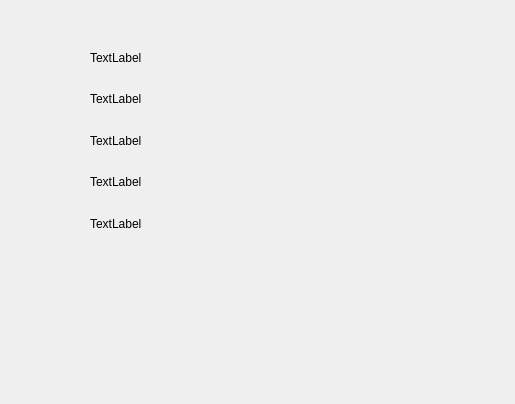
<?xml version="1.0" encoding="UTF-8"?>
<ui version="4.0">
 <class>Prayer</class>
 <widget class="QDialog" name="Prayer">
  <property name="geometry">
   <rect>
    <x>0</x>
    <y>0</y>
    <width>515</width>
    <height>404</height>
   </rect>
  </property>
  <property name="windowTitle">
   <string>Dialog</string>
  </property>
  <widget class="QPushButton" name="Back">
   <property name="geometry">
    <rect>
     <x>0</x>
     <y>0</y>
     <width>61</width>
     <height>401</height>
    </rect>
   </property>
   <property name="focusPolicy">
    <enum>Qt::NoFocus</enum>
   </property>
   <property name="contextMenuPolicy">
    <enum>Qt::NoContextMenu</enum>
   </property>
   <property name="styleSheet">
    <string notr="true">image: url(:/icons/icons/home.png);</string>
   </property>
   <property name="text">
    <string/>
   </property>
   <property name="autoDefault">
    <bool>false</bool>
   </property>
   <property name="flat">
    <bool>true</bool>
   </property>
  </widget>
  <widget class="QWidget" name="layoutWidget">
   <property name="geometry">
    <rect>
     <x>90</x>
     <y>40</y>
     <width>381</width>
     <height>201</height>
    </rect>
   </property>
   <layout class="QVBoxLayout" name="verticalLayout">
    <item>
     <widget class="QLabel" name="label">
      <property name="text">
       <string>TextLabel</string>
      </property>
     </widget>
    </item>
    <item>
     <widget class="QLabel" name="label_2">
      <property name="text">
       <string>TextLabel</string>
      </property>
     </widget>
    </item>
    <item>
     <widget class="QLabel" name="label_3">
      <property name="text">
       <string>TextLabel</string>
      </property>
     </widget>
    </item>
    <item>
     <widget class="QLabel" name="label_4">
      <property name="text">
       <string>TextLabel</string>
      </property>
     </widget>
    </item>
    <item>
     <widget class="QLabel" name="label_5">
      <property name="text">
       <string>TextLabel</string>
      </property>
     </widget>
    </item>
   </layout>
  </widget>
 </widget>
 <resources/>
 <connections/>
</ui>
